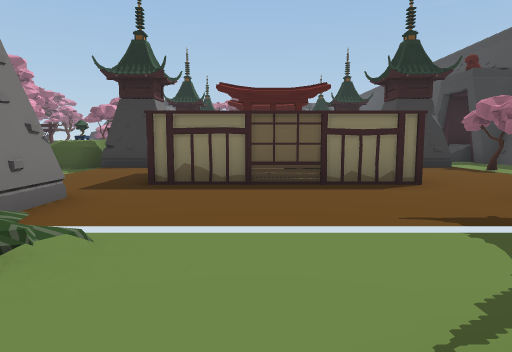
[1] (above)

24 first-person views from a walk through a Unity game level. The camera is 1.4 m above the floor, tilts 6° down and sees 75° across. The floor is counted in squares, 2 m on a side. Each view is taken from the middle of a square. On the plan, view 1 faces up. The plan holds only what a view shows up to about 10 squares ahead; the rest is blank. The place goes on beyond the plan.

[2]
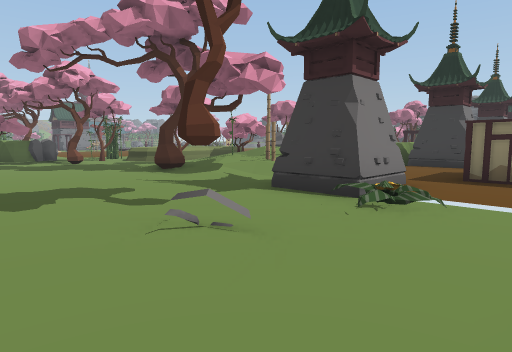

[3]
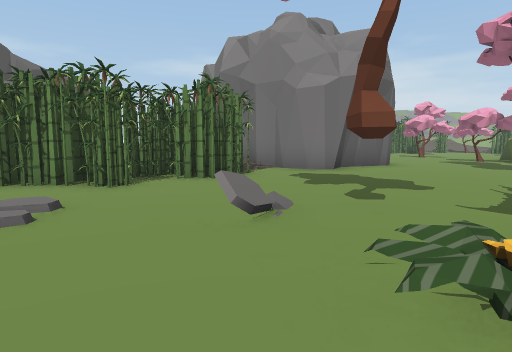

[4]
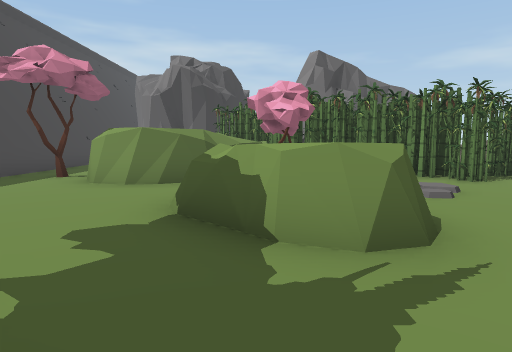

[5]
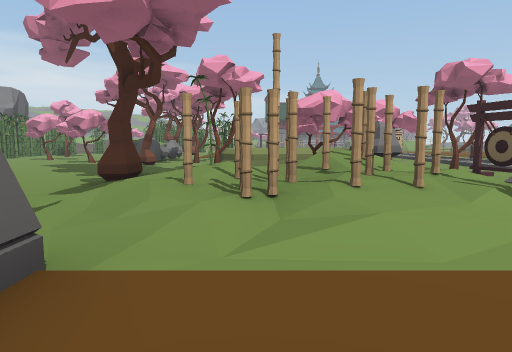

[6]
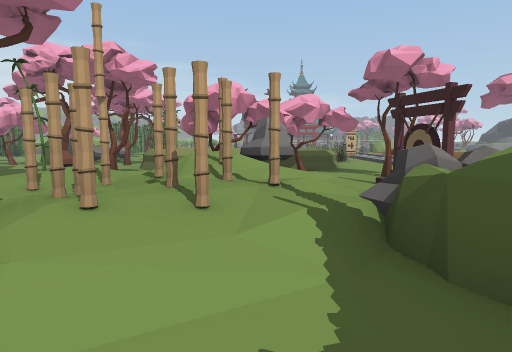

[7]
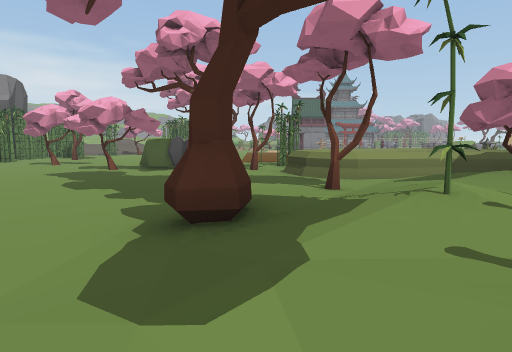

[8]
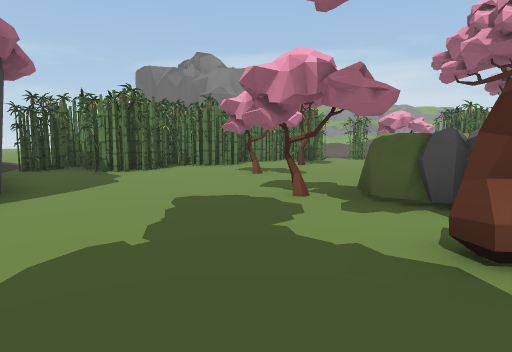

[9]
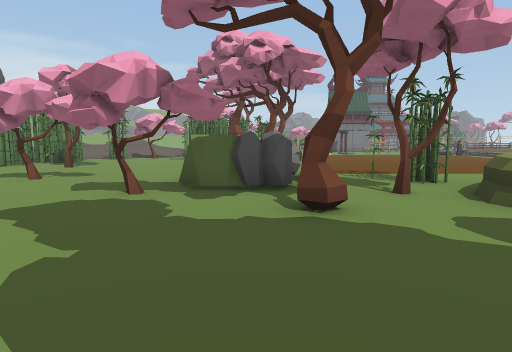

[10]
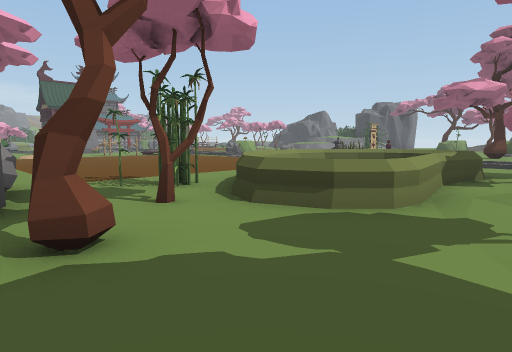

[11]
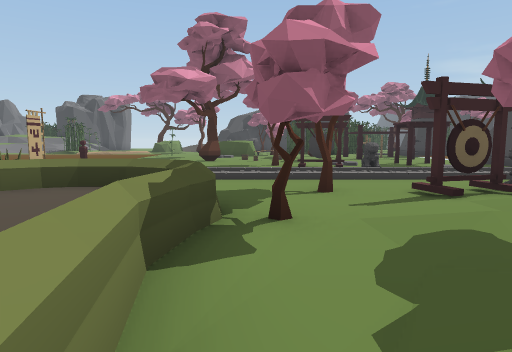

[12]
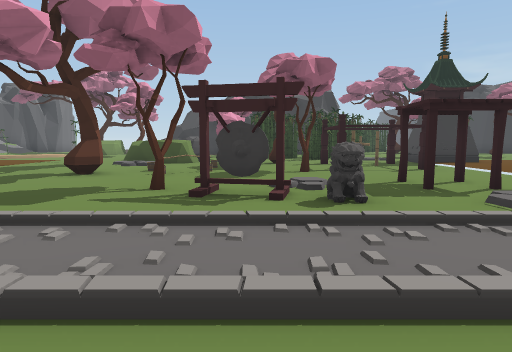

[13]
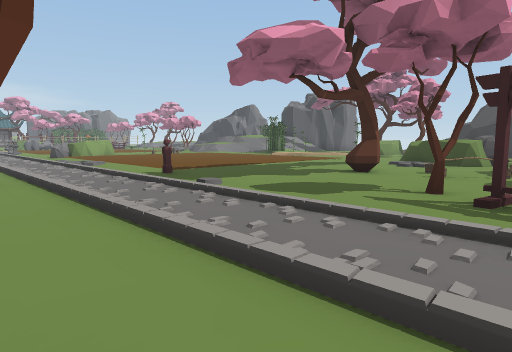

[14]
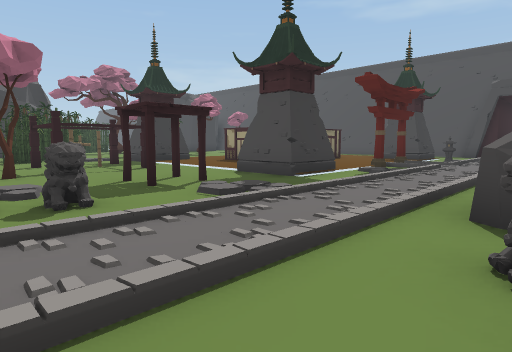

[15]
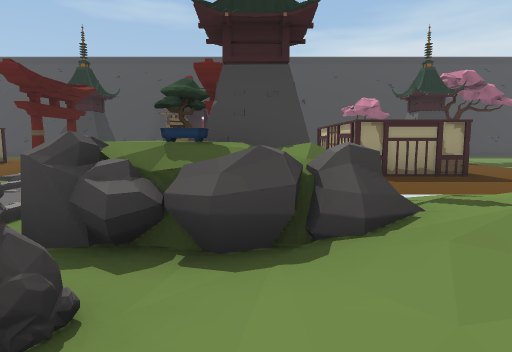

[16]
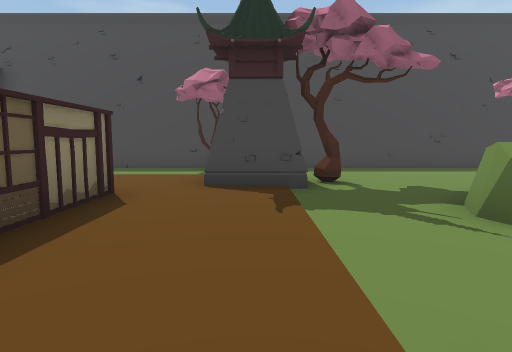

[17]
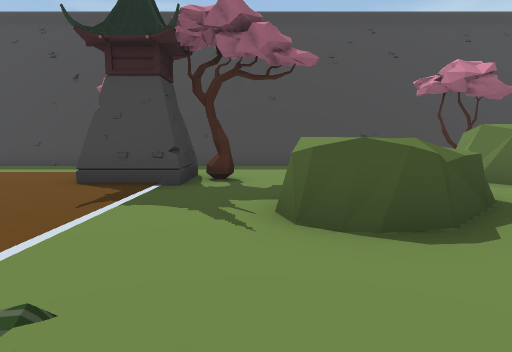

[18]
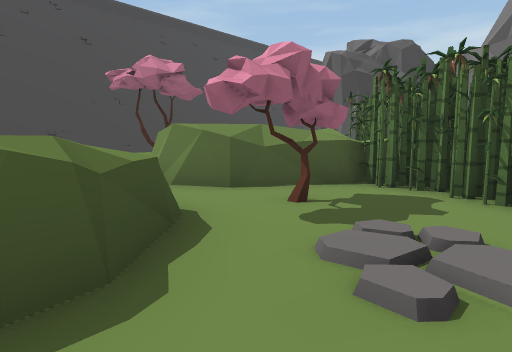

[19]
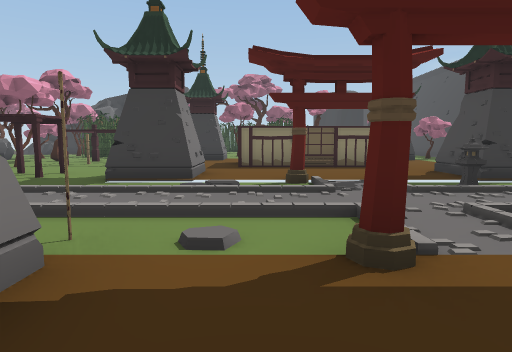

[20]
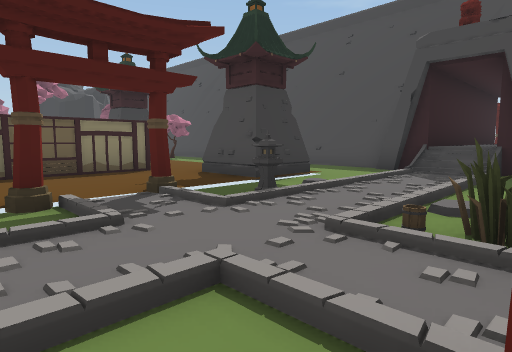

[21]
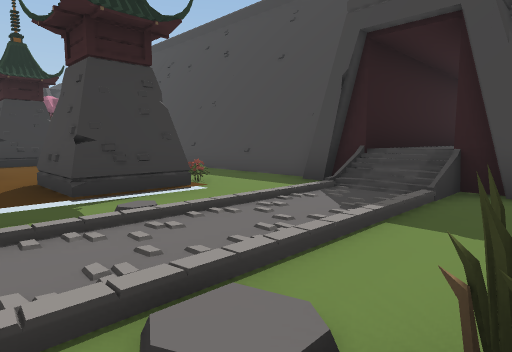

[22]
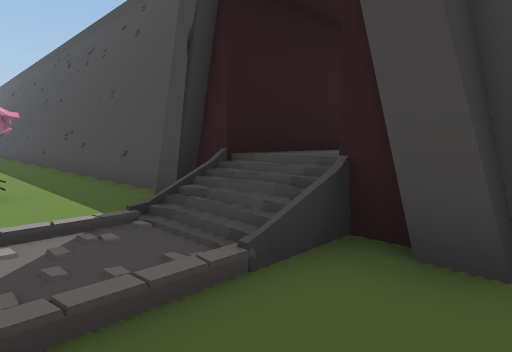

[23]
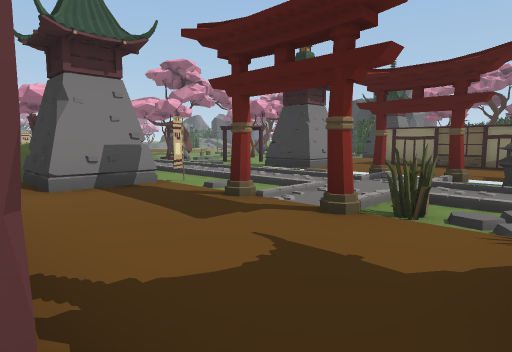

[24]
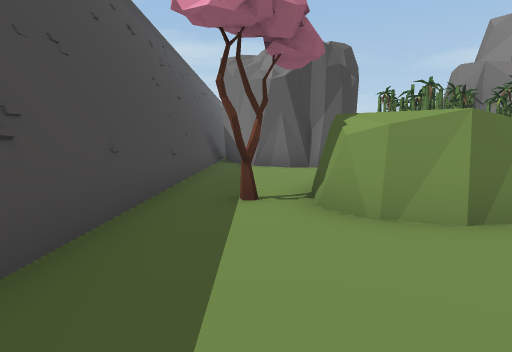

### Floor plan
Key: @ floor where view 1 was taken; # wall or solid block; x gap in a wall; . floor; / step, stairs or slope; = window, fence, low wall or low ledge; ^ raised ledge; T tower; R tree; P plant; L pole; C rock; F flag; E fence; S statue; A lantern; W flower; O other object.
Columns run from 19 left of view 1 to 8 right of it. Each row starts with its distance up from view 1.
 23             OO
 22             O            R.#
 21        OO   .    O      T..#
 20    .. //. .Rx#..O.    .. ..#
 19    ..........O....    .. ..#
 18     .......R..#...    .....#
 17    ...RRO.........####.. ..#
 16   ........./.... ......T ..#
 15  ........R//.x.. ...... W..#
 14 ...E...../OS.//.T/.....T../#
 13 ////////////////////.A////##
 12 ..../..../............../.=#
 11  ............OOO../..P....x#
 10      F...R.OSOOTTF//..PT...#
  9     Ox^^...//OOT ......  ..#
  8     .^^^R////OO..........R.#
  7 ... = ^^./RCLLL/..####.....#
  6 ....=^ ^./R/LLL/..####.....#
  5 .....= ^.///LLL/..####.....#
  4 ....O.=^.R//RL//..........R#
  3 ....R.R.../R//.. ......    #
  2  ..O...R........TP.....T...#
  1  R  OO.................R...#
  0      O..........R=.@OO.....#
 -1 ......R.............OOO....#
 -2 ..................//.......#
 -3 ....R....####.#O.O..R..##..#
 -4 .R.......R  #.OOOOO...###R.#
 -5 .........   #/ OOOOOO## #..#
 -6 OOOO.OO..         O#O^  ...#
 -7 O OOOOOO.          #### ...#
 -8      OO./            OO ...#
 -9      OO.               ##..#

Positions as (right, up) in squares from view 1, and headings:
1: (0, 0), facing up
2: (0, -2), facing up-left
3: (0, 2), facing down-left
4: (2, 3), facing down
5: (-2, 5), facing left
6: (-3, 7), facing left
7: (-5, 3), facing left
8: (-10, 2), facing down-left
9: (-9, 1), facing left
10: (-10, 1), facing up-left
11: (-11, 5), facing up
12: (-9, 10), facing up
13: (-9, 10), facing up-left
14: (-9, 10), facing up-right
15: (-8, 9), facing right
16: (-2, 3), facing right
17: (-2, 1), facing right
18: (-1, 0), facing down-right
19: (-1, 8), facing up
20: (-1, 10), facing up-right
21: (2, 10), facing up-right
22: (5, 10), facing up-right
23: (3, 7), facing up-left
24: (6, 0), facing down
